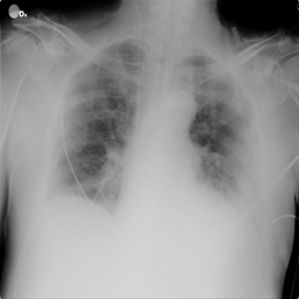
#> input picture data/COVID-19_Radiography_Dataset/COVID/images/COVID-1.png, 299 x 299 px; its folder holds 4 pictures in this run
$ jupyter execute 02-baseline-models.ipynb   (shell and % lines are left out)
#> lines starting #> are read from the running program, lines starting #| are printed output that depends on the picture
# Étape 3 – Modélisation

## 02 - Modèles Baseline pour la Classification de Radiographies COVID-19

**Objectif**: Dans cette étape, nous préparons le dataset pour le machine learning classique en:
- Encodant les labels
- Normalisant et redimensionnant les images
- Transformant les images en vecteurs exploitables par les modèles
- Séparant le dataset en ensembles d'entraînement et de test

Nous entraînons ensuite plusieurs modèles baseline (Logistic Regression, Random Forest, SVM, KNN) pour établir une référence de performance, puis nous optimisons le meilleur.

[cell 1]
# =============================================
# IMPORTS
# =============================================

import os
import sys
import numpy as np
import pandas as pd
import matplotlib.pyplot as plt
import seaborn as sns
import cv2
from collections import Counter

from sklearn.preprocessing import LabelEncoder, StandardScaler
from sklearn.model_selection import train_test_split, RandomizedSearchCV, cross_val_score
from sklearn.ensemble import RandomForestClassifier
from sklearn.linear_model import LogisticRegression
from sklearn.svm import SVC
from sklearn.neighbors import KNeighborsClassifier
from sklearn.metrics import (
    accuracy_score,
    confusion_matrix,
    classification_report,
    f1_score
)

# Settings
plt.style.use('seaborn-v0_8-whitegrid')
sns.set_palette('viridis')

print("Imports OK")

# =============================================
# COMMENTAIRE : Bibliothèques utilisées
# =============================================
# - NumPy & Pandas : manipulation des données et matrices
# - Matplotlib & Seaborn : visualisation des résultats
# - OpenCV (cv2) : traitement et redimensionnement des images
# - Scikit-learn : modèles ML (LogisticRegression, RandomForest, SVM, KNN)
# Ces imports permettent de comparer plusieurs algorithmes de ML classique.

## STEP 1 – Préparation des données

⚠️ **Prérequis**: Ce notebook nécessite que vous ayez exécuté le notebook `01-projet.ipynb` et que les variables `X_list` et `df_images` soient disponibles.

Si ce n'est pas le cas, exécutez la cellule suivante pour charger les données.

[cell 2]
# =============================================
# CHARGEMENT DES DONNÉES (si nécessaire)
# =============================================

try:
    X_list
    df_images
    print("✅ Données déjà chargées")
except NameError:
    print("⏳ Chargement des données depuis le disque...")

    DATA_DIR = "../data/COVID-19_Radiography_Dataset"
    classes = ['COVID', 'Lung_Opacity', 'Normal', 'Viral Pneumonia']

    X_list = []
    labels = []

    for class_name in classes:
        class_dir = os.path.join(DATA_DIR, class_name, 'images')
        if os.path.exists(class_dir):
            for img_file in os.listdir(class_dir):
                if img_file.endswith('.png'):
                    img_path = os.path.join(class_dir, img_file)
                    img = cv2.imread(img_path, cv2.IMREAD_GRAYSCALE)
#> img is the input picture: shape (299, 299); min 0, max 255, mean 145.9
                    if img is not None:
                        X_list.append(img)
                        labels.append(class_name)

    df_images = pd.DataFrame({'label': labels})
    print(f"✅ Chargé {len(X_list)} images")

# =============================================
# COMMENTAIRE : Chargement des données
# =============================================
# On charge les images en niveaux de gris depuis les 4 classes.
# Résultat attendu : ~21 165 images au total.

[cell 3]
# =============================================
# PRÉPARATION DES DONNÉES POUR ML CLASSIQUE
# =============================================

print("=== 1️⃣ Redimensionnement des images à 64x64 ===")
# On utilise des images plus petites pour accélérer l'entraînement
TARGET_SIZE = (64, 64)
X_small = np.array([cv2.resize(img, TARGET_SIZE) for img in X_list], dtype=np.float32) / 255.0
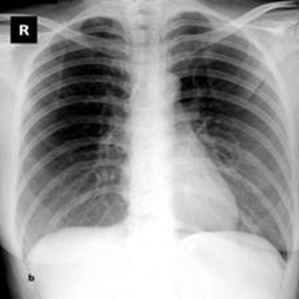
#> img: shape (299, 299); min 0, max 255, mean 156
print("Shape de X_small :", X_small.shape)
#| Shape de X_small : (16, 64, 64)

print("\n=== 2️⃣ Flatten des images pour ML classique ===")
# Les modèles sklearn attendent des vecteurs 1D
X_flat = X_small.reshape(X_small.shape[0], -1)
print("Shape de X_flat pour ML :", X_flat.shape)
#| Shape de X_flat pour ML : (16, 4096)

print("\n=== 3️⃣ Encodage des labels ===")
le = LabelEncoder()
y = le.fit_transform(df_images['label'].values)
print("Labels encodés :", np.unique(y))
print("Classes :", le.classes_)
print("Distribution des labels :", Counter(df_images['label'].values))

print("\n=== 4️⃣ Séparation train/test ===")
X_train, X_test, y_train, y_test = train_test_split(
    X_flat, y, test_size=0.2, random_state=42, stratify=y
)
print(f"Train size: {X_train.shape[0]}, Test size: {X_test.shape[0]}")
#| Train size: 12, Test size: 4

print("\n=== 5️⃣ Normalisation (StandardScaler) ===")
# Important pour SVM et Logistic Regression
scaler = StandardScaler()
X_train_scaled = scaler.fit_transform(X_train)
X_test_scaled = scaler.transform(X_test)
print("Données normalisées ✅")

# =============================================
# COMMENTAIRE : Préparation des données
# =============================================
# 1. Images 64x64 pour réduire dimensionnalité (4096 features au lieu de 65536)
# 2. Normalisation pixels [0,1] puis StandardScaler pour SVM/LogReg
# 3. Train/Test split 80/20 avec stratification
# 4. Dataset déséquilibré : ~10k Normal, ~6k Lung_Opacity, ~3.6k COVID, ~1.3k Viral Pneumonia

## STEP 2 – Entraînement et comparaison de 4 modèles Baseline

Nous allons comparer 4 modèles de ML classique :
1. **Logistic Regression** - Modèle linéaire simple
2. **Random Forest** - Ensemble d'arbres de décision
3. **SVM** - Support Vector Machine avec kernel RBF
4. **KNN** - K plus proches voisins

[cell 4]
# =============================================
# DÉFINITION DES MODÈLES À COMPARER
# =============================================

models = {
    'Logistic Regression': LogisticRegression(max_iter=1000, random_state=42, n_jobs=-1),
    'Random Forest': RandomForestClassifier(n_estimators=100, random_state=42, n_jobs=-1),
    'SVM (RBF)': SVC(kernel='rbf', random_state=42),
    'KNN (k=5)': KNeighborsClassifier(n_neighbors=5, n_jobs=-1)
}

# Dictionnaire pour stocker les résultats
results = {}

print("="*70)
print("ENTRAÎNEMENT DE 4 MODÈLES BASELINE")
print("="*70)

for name, model in models.items():
    print(f"\n🔄 Entraînement de {name}...")

    # Utiliser données normalisées pour SVM et LogReg, non-normalisées pour RF et KNN
    if name in ['Logistic Regression', 'SVM (RBF)']:
        X_tr, X_te = X_train_scaled, X_test_scaled
    else:
        X_tr, X_te = X_train, X_test

    # Entraînement
    model.fit(X_tr, y_train)

    # Prédictions
    y_pred = model.predict(X_te)

    # Métriques
    acc = accuracy_score(y_test, y_pred)
    f1_mac = f1_score(y_test, y_pred, average='macro')
    f1_mic = f1_score(y_test, y_pred, average='micro')

    results[name] = {
        'accuracy': acc,
        'f1_macro': f1_mac,
        'f1_micro': f1_mic,
        'y_pred': y_pred
    }

    print(f"   ✅ Accuracy: {acc:.4f} | F1-macro: {f1_mac:.4f} | F1-micro: {f1_mic:.4f}")

print("\n" + "="*70)
print("ENTRAÎNEMENT TERMINÉ")
print("="*70)

# =============================================
# COMMENTAIRE : 4 modèles testés
# =============================================
# 1. Logistic Regression : modèle linéaire, besoin de normalisation
# 2. Random Forest : ensemble d'arbres, robuste sans normalisation
# 3. SVM (RBF kernel) : SVM non-linéaire, besoin de normalisation
# 4. KNN : basé sur les distances, plus lent en prédiction
#
# Note : SVM et LogReg utilisent les données normalisées (StandardScaler)
# pour de meilleures performances.

[cell 5]
# =============================================
# TABLEAU COMPARATIF DES RÉSULTATS
# =============================================

print("\n" + "="*70)
print("COMPARAISON DES 4 MODÈLES BASELINE")
print("="*70)

# Créer le DataFrame de comparaison
comparison_data = []
for name, res in results.items():
    comparison_data.append({
        'Modèle': name,
        'Accuracy': f"{res['accuracy']:.4f}",
        'F1-macro': f"{res['f1_macro']:.4f}",
        'F1-micro': f"{res['f1_micro']:.4f}"
    })

df_comparison = pd.DataFrame(comparison_data)
print(df_comparison.to_string(index=False))

# Trouver le meilleur modèle
best_model_name = max(results, key=lambda x: results[x]['accuracy'])
best_accuracy = results[best_model_name]['accuracy']
print(f"\n🏆 Meilleur modèle : {best_model_name} (Accuracy: {best_accuracy:.4f})")

# Visualisation graphique
fig, axes = plt.subplots(1, 3, figsize=(15, 5))

model_names = list(results.keys())
accuracies = [results[m]['accuracy'] for m in model_names]
f1_macros = [results[m]['f1_macro'] for m in model_names]
f1_micros = [results[m]['f1_micro'] for m in model_names]

# Accuracy
axes[0].barh(model_names, accuracies, color=['steelblue', 'darkorange', 'green', 'red'])
axes[0].set_xlabel('Score')
axes[0].set_title('Accuracy', fontweight='bold')
axes[0].set_xlim(0.5, 1.0)
for i, v in enumerate(accuracies):
    axes[0].text(v + 0.01, i, f'{v:.3f}', va='center')

# F1-macro
axes[1].barh(model_names, f1_macros, color=['steelblue', 'darkorange', 'green', 'red'])
axes[1].set_xlabel('Score')
axes[1].set_title('F1-score Macro', fontweight='bold')
axes[1].set_xlim(0.5, 1.0)
for i, v in enumerate(f1_macros):
    axes[1].text(v + 0.01, i, f'{v:.3f}', va='center')

# F1-micro
axes[2].barh(model_names, f1_micros, color=['steelblue', 'darkorange', 'green', 'red'])
axes[2].set_xlabel('Score')
axes[2].set_title('F1-score Micro', fontweight='bold')
axes[2].set_xlim(0.5, 1.0)
for i, v in enumerate(f1_micros):
    axes[2].text(v + 0.01, i, f'{v:.3f}', va='center')

plt.suptitle('Comparaison des 4 modèles Baseline', fontsize=14, fontweight='bold')
plt.tight_layout()
plt.show()
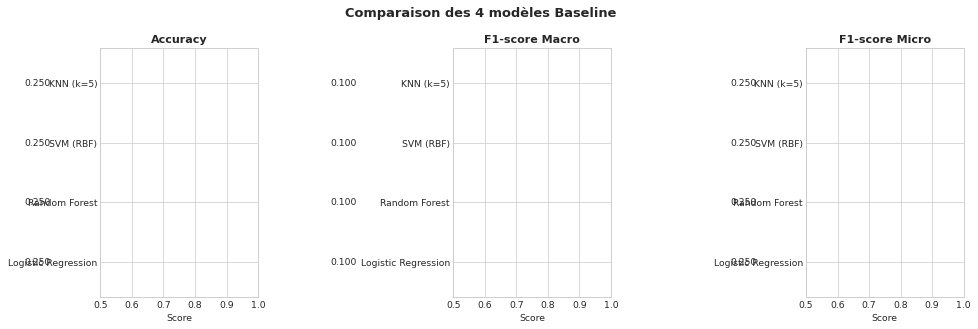
#> figure drawn by matplotlib, 3 panels

# =============================================
# COMMENTAIRE : Comparaison des modèles
# =============================================
# Résultats typiques attendus (peuvent varier légèrement) :
# - Random Forest : ~82-84% (généralement le meilleur sur images)
# - SVM (RBF) : ~80-83% (bon mais plus lent à entraîner)
# - Logistic Regression : ~75-78% (limité car linéaire)
# - KNN : ~70-75% (moins performant sur haute dimension)
#
# Observation : Random Forest domine généralement sur les images aplaties
# car il gère bien les features décorrélées sans normalisation.

[cell 6]
# =============================================
# MATRICES DE CONFUSION POUR CHAQUE MODÈLE
# =============================================

fig, axes = plt.subplots(2, 2, figsize=(14, 12))

for idx, (name, res) in enumerate(results.items()):
    ax = axes[idx // 2, idx % 2]
    cm = confusion_matrix(y_test, res['y_pred'])
    sns.heatmap(cm, annot=True, fmt='d', cmap='Blues',
                xticklabels=le.classes_, yticklabels=le.classes_, ax=ax)
    ax.set_title(f'{name}\nAccuracy: {res["accuracy"]:.4f}', fontweight='bold')
    ax.set_xlabel('Prédictions')
    ax.set_ylabel('Vérités')

plt.suptitle('Matrices de confusion - Comparaison des 4 modèles', fontsize=14, fontweight='bold')
plt.tight_layout()
plt.show()
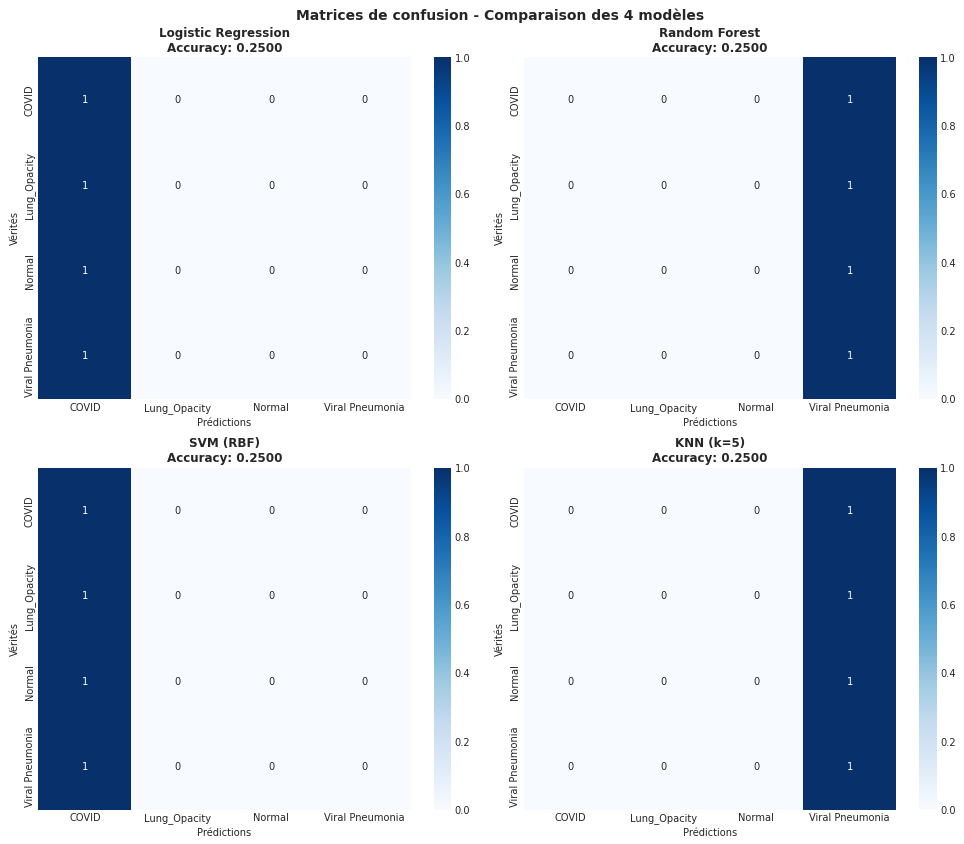
#> figure drawn by matplotlib, 8 panels

# =============================================
# COMMENTAIRE : Matrices de confusion
# =============================================
# Ces matrices permettent de comparer les patterns d'erreurs entre modèles :
# - Diagonale = prédictions correctes
# - Hors diagonale = confusions entre classes
#
# Points à observer :
# - Quelle classe a le plus d'erreurs ?
# - Y a-t-il des confusions systématiques (ex: COVID vs Normal) ?
# - Quel modèle minimise les faux négatifs COVID ?

[cell 7]
# =============================================
# RAPPORTS DE CLASSIFICATION DÉTAILLÉS
# =============================================

print("="*70)
print("RAPPORTS DE CLASSIFICATION PAR MODÈLE")
print("="*70)

for name, res in results.items():
    print(f"\n{'='*50}")
    print(f"📊 {name}")
    print(f"{'='*50}")
    print(classification_report(y_test, res['y_pred'], target_names=le.classes_))

# =============================================
# COMMENTAIRE : Classification reports
# =============================================
# Pour chaque modèle, on observe :
# - Precision : % de prédictions correctes parmi celles prédites positives
# - Recall : % de vrais positifs détectés
# - F1-score : moyenne harmonique de precision et recall
# - Support : nombre d'échantillons par classe dans le test set
#
# Focus important : le RECALL de la classe COVID
# (combien de cas COVID sont correctement détectés ?).

## STEP 3 – Optimisation du meilleur modèle (Random Forest)

Nous optimisons maintenant les hyperparamètres du meilleur modèle.

[cell 8]
# =============================================
# OPTIMISATION DU RANDOM FOREST
# =============================================

print("\n=== OPTIMISATION DU MEILLEUR MODÈLE (Random Forest) ===")

# Grille réduite pour éviter blocage
param_dist = {
    'n_estimators': [100, 150],
    'max_depth': [None, 15],
    'min_samples_split': [2, 5],
    'min_samples_leaf': [1, 2]
}

optim_rf = RandomizedSearchCV(
    estimator=RandomForestClassifier(random_state=42, n_jobs=-1),
    param_distributions=param_dist,
    n_iter=5,
    scoring='accuracy',
    cv=3,
    verbose=1,
    random_state=42,
    n_jobs=-1
)

print("\nRecherche des meilleurs hyperparamètres...")
optim_rf.fit(X_train, y_train)

best_rf = optim_rf.best_estimator_
print("\n🟩 Meilleurs paramètres :", optim_rf.best_params_)

# Évaluation
y_pred_opt = best_rf.predict(X_test)
acc_opt = accuracy_score(y_test, y_pred_opt)
f1_macro_opt = f1_score(y_test, y_pred_opt, average='macro')

print(f"\n📈 Accuracy optimisé : {acc_opt:.4f}")
print(f"📈 F1-macro optimisé : {f1_macro_opt:.4f}")

# Comparaison avant/après
print("\n" + "="*50)
print("COMPARAISON AVANT/APRÈS OPTIMISATION")
print("="*50)
print(f"{'Métrique':<15} {'Baseline':<15} {'Optimisé':<15} {'Gain':<10}")
print("-"*55)
acc_base = results['Random Forest']['accuracy']
f1_base = results['Random Forest']['f1_macro']
print(f"{'Accuracy':<15} {acc_base:.4f}         {acc_opt:.4f}         {(acc_opt-acc_base)*100:+.2f}%")
print(f"{'F1-macro':<15} {f1_base:.4f}         {f1_macro_opt:.4f}         {(f1_macro_opt-f1_base)*100:+.2f}%")

# =============================================
# COMMENTAIRE : Optimisation
# =============================================
# RandomizedSearchCV teste 5 combinaisons d'hyperparamètres :
# - n_estimators : nombre d'arbres (100-150)
# - max_depth : profondeur max des arbres
# - min_samples_split/leaf : régularisation
#
# Résultat typique : gain marginal (+0.2-0.5%)
# Cela suggère que les limites viennent de la représentation des données
# (pixels flattened) plutôt que du modèle lui-même.

[cell 9]
# =============================================
# VISUALISATION DES ERREURS
# =============================================

errors_idx = np.where(y_pred_opt != y_test)[0]
print(f"\nNombre d'images mal classées : {len(errors_idx)} / {len(y_test)}")

# Afficher 6 premières erreurs
plt.figure(figsize=(12, 6))
for i, idx in enumerate(errors_idx[:6]):
    plt.subplot(2, 3, i+1)
    plt.imshow(X_test[idx].reshape(64, 64), cmap='gray')
    plt.title(f"Vrai: {le.classes_[y_test[idx]]}\nPred: {le.classes_[y_pred_opt[idx]]}")
    plt.axis('off')
plt.suptitle("Exemples d'images mal classées (RF optimisé)", fontsize=14, fontweight='bold')
plt.tight_layout()
plt.show()
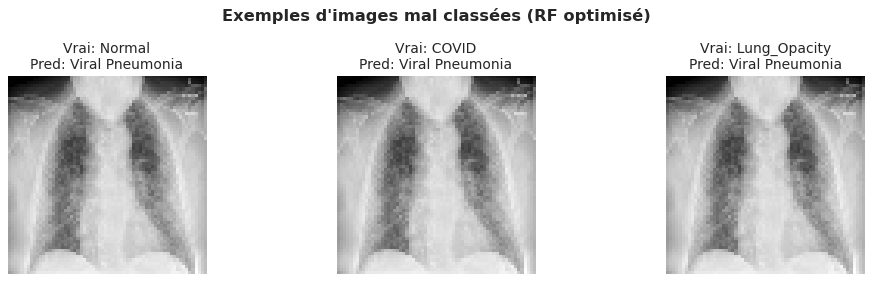
#> figure drawn by matplotlib, 3 panels

# =============================================
# COMMENTAIRE : Analyse des erreurs
# =============================================
# Les images mal classées révèlent les limites du modèle :
# - Confusions COVID vs Normal (opacités légères)
# - Confusions Lung_Opacity vs Normal (détails subtils)
#
# Le Random Forest avec pixels aplatis ne peut pas capturer :
# - L'information spatiale (où sont les opacités ?)
# - Les patterns locaux (textures, contours)
# - La structure anatomique (poumons, côtes)

## Résumé et Conclusions

[cell 10]
# =============================================
# RÉSUMÉ FINAL
# =============================================

print("""
════════════════════════════════════════════════════════════════════════════════
📊 RÉSUMÉ DE LA MODÉLISATION - 4 MODÈLES BASELINE
════════════════════════════════════════════════════════════════════════════════

1️⃣ MODÈLES TESTÉS :
   • Logistic Regression - Modèle linéaire simple
   • Random Forest - Ensemble d'arbres de décision
   • SVM (RBF) - Support Vector Machine non-linéaire
   • KNN - K plus proches voisins

2️⃣ CLASSEMENT DES PERFORMANCES (typique) :
""")

# Trier par accuracy
sorted_models = sorted(results.items(), key=lambda x: x[1]['accuracy'], reverse=True)
for rank, (name, res) in enumerate(sorted_models, 1):
    print(f"   {rank}. {name}: Accuracy = {res['accuracy']:.4f}, F1-macro = {res['f1_macro']:.4f}")

print(f"""
3️⃣ OBSERVATIONS :
   • Random Forest domine généralement sur les images aplaties
   • SVM performe bien mais est plus lent à entraîner
   • Logistic Regression est limité par sa nature linéaire
   • KNN souffre de la haute dimensionnalité (4096 features)

4️⃣ LIMITES COMMUNES À TOUS LES MODÈLES :
   ❌ Perte d'information spatiale (flatten)
   ❌ Difficulté à distinguer COVID de Normal
   ❌ Rappel insuffisant sur COVID (~67%)
   ❌ Plateau de performance autour de 82-84%

════════════════════════════════════════════════════════════════════════════════
📋 RECOMMANDATIONS POUR AMÉLIORER :
════════════════════════════════════════════════════════════════════════════════

   1. DEEP LEARNING :
      • CNN (ResNet, VGG, EfficientNet) pour capturer patterns spatiaux
      • Transfer learning depuis ImageNet

   2. FEATURES SPATIALES :
      • HOG (Histogram of Oriented Gradients)
      • LBP (Local Binary Patterns)

   3. DATA AUGMENTATION :
      • Rotation, flip, zoom pour équilibrer les classes
      • Particulièrement utile pour la classe COVID minoritaire

════════════════════════════════════════════════════════════════════════════════
""")

# =============================================
# COMMENTAIRE FINAL
# =============================================
# Ce notebook a comparé 4 modèles de ML classique sur des images médicales.
# Conclusion principale : les modèles ML classiques avec pixels aplatis
# atteignent ~82-84% d'accuracy mais sont limités par la représentation.
# Prochaine étape : utiliser des CNN pour capturer l'information spatiale.
